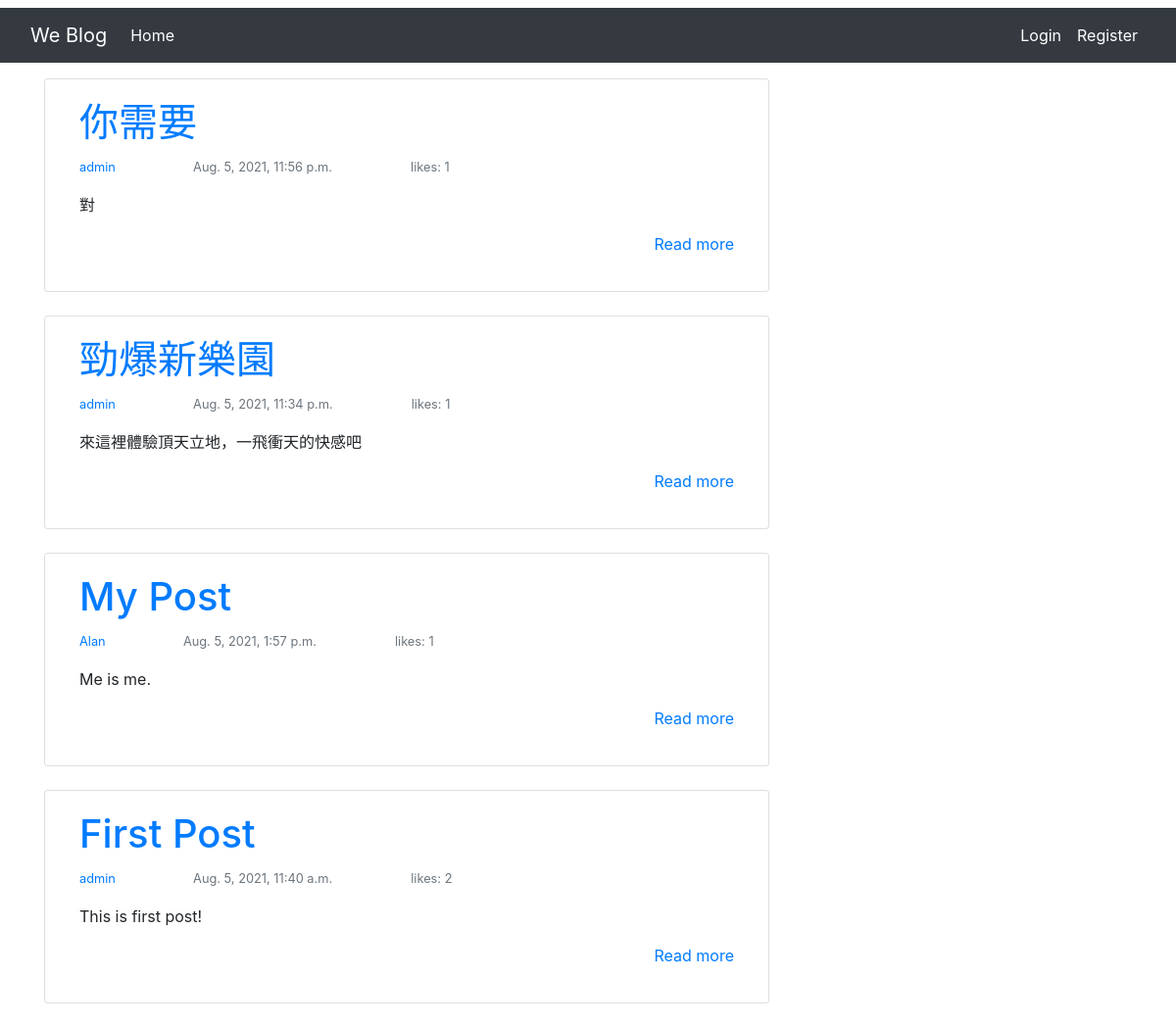
The app's page /blog/post/, older data.
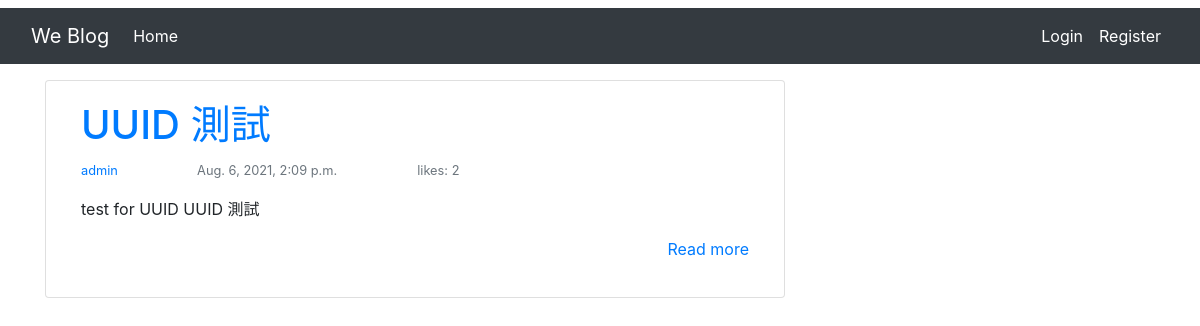
The same page, newer data.
### post/models.py (models this page shows, shortened)
class Post(models.Model):
    title = models.CharField(max_length=50, unique=True)
    uuid = models.UUIDField(default=uuid.uuid4, editable=False, unique=True)
    author = models.ForeignKey(
        User, on_delete=models.CASCADE, related_name="blog_posts"
    )
    updated_date = models.DateTimeField(auto_now=True)
    content = models.TextField()
    created_date = models.DateTimeField(auto_now_add=True)
    status = models.IntegerField(choices=STATUS, default=0)
    likes = models.ManyToManyField(User, related_name="blog_likes")
    class Meta:
        ordering = ["-created_date"]

### post/views.py (the view)
# urls.py: path("", PostListView.as_view(), name="post-list"),
class PostListView(ListView):
    template_name = "post/post_list.html"
    queryset = Post.objects.all()

### templates/post/post_list.html (shortened to what this page needs)
{% extends "base.html" %}
{% block content %}
    {% for post in post_list %}
        <div class="col-md-8 card mb-4  mt-3 left  top">
            <div class="card-body">
            <h1><a href="{% url 'post-detail' post.pk %}">{{ post.title }}</a></h1>
            <p class="text-muted">
                <small>
                    <a href="{% url 'user-profile' post.author.pk %}">{{ post.author }}</a>
                </small>
                <small style="margin-left: 2cm">{{ post.created_date }}</small>
                <small style="margin-left: 2cm">likes: {{ post.likes.all.count }}</small>
            </p>
            <p class="card-text">
                {{ post.content | slice:":100" | safe }}
            </p>
            <p style="text-align: right;">
                <a href="{% url 'post-detail' post.pk %}">Read more</a>
            </p>
            </div>
        </div>
    {% endfor %}
{% endblock %}

### templates/base.html (shortened to what this page needs)
<!DOCTYPE html>
<html>
    <head>
        <link rel="stylesheet" href="https://cdn.jsdelivr.net/npm/bootstrap@4.6.0/dist/css/bootstrap.min.css">
        {% load static %}
        <link rel="stylesheet" href="{% static 'css/styles.css' %}">
    </head>
    <body>
        {% include "navbar.html" %}
        <div class="container">
            {% block content %}{% endblock %}
        </div>
    </body>
</html>

### templates/navbar.html (shortened to what this page needs)
<nav class="navbar navbar-expand-lg navbar-dark bg-dark">
    <div class="container-fluid">
      <a class="navbar-brand" href="{% url 'post-list' %}">We Blog</a>
      <div class="collapse navbar-collapse" id="navbarSupportedContent">
        <ul class="navbar-nav mr-auto">
            {% if user.is_authenticated %}
                <li class="nav-item">
                    <a class="nav-link active" aria-current="page" href="{% url 'post-list' %}">Home</a>
                </li>
                <li class="nav-item">
                    <a class="nav-link active" aria-current="page" href="{% url 'post-create' %}">Add Post</a>
                </li>
            {% else %}
                <li class="nav-item">
                    <a class="nav-link active" aria-current="page" href="{% url 'post-list' %}">Home</a>
                </li>
            {% endif %}
        </ul>
        <ul class="navbar-nav ml-auto">
            {% if user.is_authenticated %}
                <li class="nav-item">
                    <a class="nav-link active" aria-current="page" href="{% url 'user-profile' user.pk %}">{{ user.username }}</a>
                </li>
                <li class="nav-item">
                    <a class="nav-link active" aria-current="page" href="{% url 'edit-profile' %}">Edit Profile</a>
                </li>
                <li class="nav-item">
                    <a class="nav-link active" aria-current="page" href="{% url 'logout' %}">Logout</a>
                </li>
            {% else %}
                <li class="nav-item">
                    <a class="nav-link active" aria-current="page" href="{% url 'login' %}">Login</a>
                </li>
                <li class="nav-item">
                    <a class="nav-link active" aria-current="page" href="{% url 'register' %}">Register</a>
                </li>
            {% endif %}
        </ul>
      </div>
    </div>
  </nav>

Row changes from the older to the newer data that the page shows:
removed Post: title "你需要", author "admin", created_date "Aug. 5, 2021, 11:56 p.m.", likes.all.count "1", content "對"
removed Post: title "勁爆新樂園", author "admin", created_date "Aug. 5, 2021, 11:34 p.m.", likes.all.count "1", content "來這裡體驗頂天立地，一飛衝天的快感吧"
removed Post: title "My Post", author "Alan", created_date "Aug. 5, 2021, 1:57 p.m.", likes.all.count "1", content "Me is me."
removed Post: title "First Post", author "admin", created_date "Aug. 5, 2021, 11:40 a.m.", likes.all.count "2", content "This is first post!"
added Post: title "UUID 測試", author "admin", created_date "Aug. 6, 2021, 2:09 p.m.", likes.all.count "2", content "test for UUID UUID 測試"
